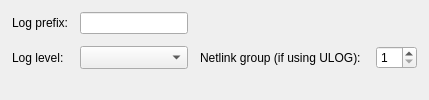
         <widget class="QWidget" name="tab2">
          <attribute name="title">
           <string>Logging</string>
          </attribute>
          <layout class="QGridLayout">
           <property name="leftMargin">
            <number>12</number>
           </property>
           <property name="topMargin">
            <number>12</number>
           </property>
           <property name="rightMargin">
            <number>12</number>
           </property>
           <property name="bottomMargin">
            <number>12</number>
           </property>
           <property name="spacing">
            <number>12</number>
           </property>
           <item row="1" column="1">
            <widget class="QComboBox" name="ipt_logLevel">
             <property name="sizePolicy">
              <sizepolicy hsizetype="Preferred" vsizetype="Fixed">
               <horstretch>0</horstretch>
               <verstretch>0</verstretch>
              </sizepolicy>
             </property>
             <property name="maximumSize">
              <size>
               <width>200</width>
               <height>32767</height>
              </size>
             </property>
             <item>
              <property name="text">
               <string/>
              </property>
             </item>
             <item>
              <property name="text">
               <string>alert</string>
              </property>
             </item>
             <item>
              <property name="text">
               <string>crit</string>
              </property>
             </item>
             <item>
              <property name="text">
               <string>error</string>
              </property>
             </item>
             <item>
              <property name="text">
               <string>warning</string>
              </property>
             </item>
             <item>
              <property name="text">
               <string>notice</string>
              </property>
             </item>
             <item>
              <property name="text">
               <string>info</string>
              </property>
             </item>
             <item>
              <property name="text">
               <string>debug</string>
              </property>
             </item>
            </widget>
           </item>
           <item row="0" column="1">
            <widget class="QLineEdit" name="ipt_logPrefix">
             <property name="sizePolicy">
              <sizepolicy hsizetype="Preferred" vsizetype="Fixed">
               <horstretch>0</horstretch>
               <verstretch>0</verstretch>
              </sizepolicy>
             </property>
             <property name="maximumSize">
              <size>
               <width>200</width>
               <height>32767</height>
              </size>
             </property>
            </widget>
           </item>
           <item row="0" column="0">
            <widget class="QLabel" name="logPrefixLbl">
             <property name="text">
              <string>Log prefix:</string>
             </property>
             <property name="wordWrap">
              <bool>false</bool>
             </property>
            </widget>
           </item>
           <item row="1" column="0">
            <widget class="QLabel" name="textLabel2">
             <property name="text">
              <string>Log level:</string>
             </property>
             <property name="alignment">
              <set>Qt::AlignLeading|Qt::AlignLeft|Qt::AlignVCenter</set>
             </property>
             <property name="wordWrap">
              <bool>false</bool>
             </property>
            </widget>
           </item>
           <item row="1" column="4">
            <spacer>
             <property name="orientation">
              <enum>Qt::Horizontal</enum>
             </property>
             <property name="sizeType">
              <enum>QSizePolicy::MinimumExpanding</enum>
             </property>
             <property name="sizeHint" stdset="0">
              <size>
               <width>0</width>
               <height>20</height>
              </size>
             </property>
            </spacer>
           </item>
           <item row="1" column="2">
            <widget class="QLabel" name="textLabel3">
             <property name="text">
              <string>Netlink group (if using ULOG): </string>
             </property>
             <property name="wordWrap">
              <bool>false</bool>
             </property>
            </widget>
           </item>
           <item row="1" column="3">
            <widget class="QSpinBox" name="ipt_nlgroup">
             <property name="minimum">
              <number>1</number>
             </property>
             <property name="maximum">
              <number>32</number>
             </property>
            </widget>
           </item>
           <item row="2" column="2">
            <spacer>
             <property name="orientation">
              <enum>Qt::Vertical</enum>
             </property>
             <property name="sizeType">
              <enum>QSizePolicy::MinimumExpanding</enum>
             </property>
             <property name="sizeHint" stdset="0">
              <size>
               <width>20</width>
               <height>0</height>
              </size>
             </property>
            </spacer>
           </item>
          </layout>
         </widget>
